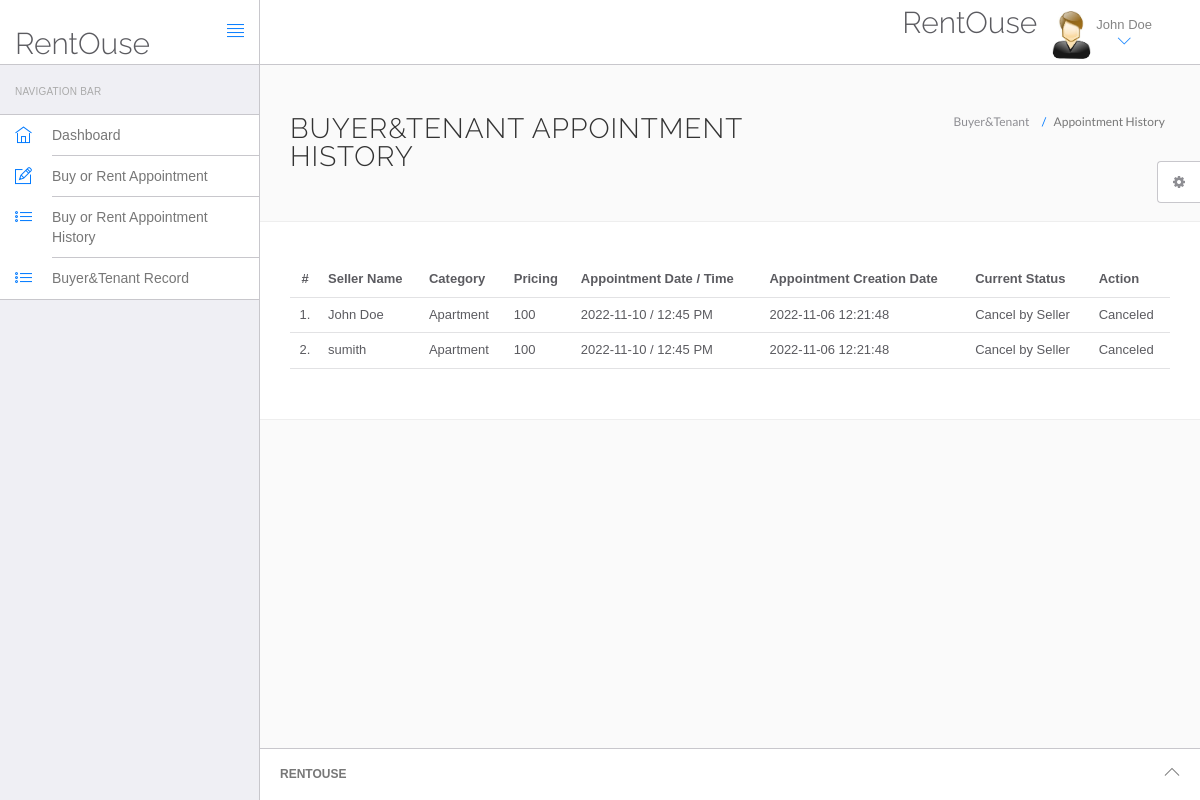
Page /house/hms/appointment-history.php (signed in) on the committed database.
### tables this page shows
CREATE TABLE `tenants` (
  `id` int(11) NOT NULL,
  `fullName` varchar(255) DEFAULT NULL,
  `address` longtext DEFAULT NULL,
  `city` varchar(255) DEFAULT NULL,
  `gender` varchar(255) DEFAULT NULL,
  `email` varchar(255) DEFAULT NULL,
  `password` varchar(255) DEFAULT NULL,
  `regDate` timestamp NULL DEFAULT current_timestamp(),
  `updationDate` timestamp NULL DEFAULT NULL ON UPDATE current_timestamp()
);

CREATE TABLE `house_appointment` (
  `id` int(11) NOT NULL,
  `sellerCategory` varchar(255) DEFAULT NULL,
  `sellerId` int(11) DEFAULT NULL,
  `buyerId` int(11) DEFAULT NULL,
  `bookingFees` int(11) DEFAULT NULL,
  `appointmentDate` varchar(255) DEFAULT NULL,
  `appointmentTime` varchar(255) DEFAULT NULL,
  `postingDate` timestamp NULL DEFAULT current_timestamp(),
  `buyerStatus` int(11) DEFAULT NULL,
  `sellerStatus` int(11) DEFAULT NULL,
  `updationDate` timestamp NULL DEFAULT NULL ON UPDATE current_timestamp()
);

CREATE TABLE `sellers` (
  `id` int(11) NOT NULL,
  `category` varchar(255) DEFAULT NULL,
  `sellerName` varchar(255) DEFAULT NULL,
  `address` longtext DEFAULT NULL,
  `rentalFees` varchar(255) DEFAULT NULL,
  `contactno` bigint(11) DEFAULT NULL,
  `sellerEmail` varchar(255) DEFAULT NULL,
  `password` varchar(255) DEFAULT NULL,
  `creationDate` timestamp NULL DEFAULT current_timestamp(),
  `updationDate` timestamp NULL DEFAULT NULL ON UPDATE current_timestamp()
);

### house/hms/appointment-history.php (the view, shortened to what this page needs)
<?php
include('include/config.php');
if(strlen($_SESSION['id']==0)) {
 header('location:logout.php');
  } else{
?>
<!DOCTYPE html>
<html lang="en">
	<head>
		<link rel="stylesheet" href="vendor/bootstrap/css/bootstrap.min.css">
		<link rel="stylesheet" href="vendor/fontawesome/css/font-awesome.min.css">
		<link rel="stylesheet" href="vendor/themify-icons/themify-icons.min.css">
		<link href="vendor/animate.css/animate.min.css" rel="stylesheet" media="screen">
		<link href="vendor/perfect-scrollbar/perfect-scrollbar.min.css" rel="stylesheet" media="screen">
		<link href="vendor/switchery/switchery.min.css" rel="stylesheet" media="screen">
		<link href="vendor/bootstrap-touchspin/jquery.bootstrap-touchspin.min.css" rel="stylesheet" media="screen">
		<link href="vendor/select2/select2.min.css" rel="stylesheet" media="screen">
		<link href="vendor/bootstrap-datepicker/bootstrap-datepicker3.standalone.min.css" rel="stylesheet" media="screen">
		<link href="vendor/bootstrap-timepicker/bootstrap-timepicker.min.css" rel="stylesheet" media="screen">
		<link rel="stylesheet" href="assets/css/styles.css">
		<link rel="stylesheet" href="assets/css/plugins.css">
		<link rel="stylesheet" href="assets/css/themes/theme-1.css" id="skin_color" />
	</head>
	<body>
		<div id="app">
<?php include('include/sidebar.php');?>
			<div class="app-content">
					<?php include('include/header.php');?>
				<div class="main-content" >
					<div class="wrap-content container" id="container">
						<section id="page-title">
							<div class="row">
								<div class="col-sm-8">
									<h1 class="mainTitle">Buyer&Tenant Appointment History</h1>
																	</div>
								<ol class="breadcrumb">
									<li>
										<span>Buyer&Tenant </span>
									</li>
									<li class="active">
										<span>Appointment History</span>
									</li>
								</ol>
							</div>
						</section>
						<div class="container-fluid container-fullw bg-white">
									<div class="row">
								<div class="col-md-12">
									<table class="table table-hover" id="sample-table-1">
										<thead>
											<tr>
												<th class="center">#</th>
												<th class="hidden-xs">Seller Name</th>
												<th>Category</th>
												<th>Pricing</th>
												<th>Appointment Date / Time </th>
												<th>Appointment Creation Date  </th>
												<th>Current Status</th>
												<th>Action</th>
											</tr>
										</thead>
										<tbody>
<?php
$sql=mysqli_query($con,"select sellers.sellerName as selname,house_appointment.*  from house_appointment join sellers on sellers.id=house_appointment.sellerId where house_appointment.buyerId='".$_SESSION['id']."'");
$cnt=1;
while($row=mysqli_fetch_array($sql))
{
?>
											<tr>
												<td class="center"><?php echo $cnt;?>.</td>
												<td class="hidden-xs"><?php echo $row['selname'];?></td>
												<td><?php echo $row['sellerCategory'];?></td>
												<td><?php echo $row['bookingFees'];?></td>
												<td><?php echo $row['appointmentDate'];?> / <?php echo
												 $row['appointmentTime'];?>
												</td>
												<td><?php echo $row['postingDate'];?></td>
												<td>
<?php if(($row['buyerStatus']==1) && ($row['sellerStatus']==1))
if(($row['buyerStatus']==1) && ($row['sellerStatus']==0))
{
	echo "Cancel by Seller";
}
												?></td>
												<td >
												<div class="visible-md visible-lg hidden-sm hidden-xs">
							<?php if(($row['buyerStatus']==1) && ($row['sellerStatus']==1))
{ ?>
	<a href="appointment-history.php?id=<?php echo $row['id']?>&cancel=update" onClick="return confirm('Are you sure you want to cancel this appointment ?')"class="btn btn-transparent btn-xs tooltips" title="Cancel Appointment" tooltip-placement="top" tooltip="Remove">Cancel</a>
	<?php } else {
		echo "Canceled";
		} ?>
												</div>
												</td>
											</tr>
											<?php
$cnt=$cnt+1;
											 }?>
										</tbody>
									</table>
								</div>
							</div>
								</div>
					</div>
				</div>
			</div>
	<?php include('include/footer.php');?>
	<?php include('include/setting.php');?>
		</div>
	</body>
</html>
<?php } ?>

### house/hms/include/sidebar.php
<div class="sidebar app-aside" id="sidebar">
				<div class="sidebar-container perfect-scrollbar">
<nav>
						<div class="navbar-title">
							<span>Navigation Bar</span>
						</div>
						<ul class="main-navigation-menu">
							<li>
								<a href="dashboard.php">
									<div class="item-content">
										<div class="item-media">
											<i class="ti-home"></i>
										</div>
										<div class="item-inner">
											<span class="title"> Dashboard </span>
										</div>
									</div>
								</a>
							</li>
							<li>
								<a href="book-appointment.php">
									<div class="item-content">
										<div class="item-media">
											<i class="ti-pencil-alt"></i>
										</div>
										<div class="item-inner">
											<span class="title"> Buy or Rent Appointment </span>
										</div>
									</div>
								</a>
							</li>
							<li>
								<a href="appointment-history.php">
									<div class="item-content">
										<div class="item-media">
											<i class="ti-list"></i>
										</div>
										<div class="item-inner">
											<span class="title"> Buy or Rent Appointment History </span>
										</div>
									</div>
								</a>
							</li>
<li>
								<a href="manage-medhistory.php">
									<div class="item-content">
										<div class="item-media">
											<i class="ti-list"></i>
										</div>
										<div class="item-inner">
											<span class="title"> Buyer&Tenant Record </span>
										</div>
									</div>
								</a>
							</li>
						</ul>
					</nav>
					</div>
			</div>

### house/hms/include/header.php (shortened to what this page needs)
<header class="navbar navbar-default navbar-static-top">
					<div class="navbar-header">
						<a class="navbar-brand" href="#">
							<h2 style="padding-top:20% ">RentOuse</h2>
						</a>
						<a href="#" class="sidebar-toggler pull-right visible-md visible-lg" data-toggle-class="app-sidebar-closed" data-toggle-target="#app">
							<i class="ti-align-justify"></i>
						</a>
					</div>
					<div class="navbar-collapse collapse">
						<ul class="nav navbar-right">
								<li  style="padding-top:2% ">
								<h2>RentOuse</h2>
							</li>
							<li class="dropdown current-user">
								<a href class="dropdown-toggle" data-toggle="dropdown">
									<img src="assets/images/images.jpg"> <span class="username">
									<?php $query=mysqli_query($con,"select fullName from tenants where id='".$_SESSION['id']."'");
while($row=mysqli_fetch_array($query))
{
	echo $row['fullName'];
}
									?> <i class="ti-angle-down"></i></i></span>
								</a>
							</li>
						</ul>
					</div>
				</header>

### house/hms/include/footer.php
<footer>
				<div class="footer-inner">
					<div class="pull-left">
			<span class="text-bold text-uppercase"> RentOuse</span>
					</div>
					<div class="pull-right">
						<span class="go-top"><i class="ti-angle-up"></i></span>
					</div>
				</div>
			</footer>

### house/hms/include/setting.php (shortened to what this page needs)
<div class="settings panel panel-default hidden-xs hidden-sm" id="settings">
				<button ct-toggle="toggle" data-toggle-class="active" data-toggle-target="#settings" class="btn btn-default">
					<i class="fa fa-spin fa-gear"></i>
				</button>
			</div>

### house/hms/assets/css/plugins.css (style rules this page uses)
.perfect-scrollbar { overflow-y: hidden !important; }

### house/hms/assets/css/themes/theme-1.css (style rules this page uses)
body { background: #FAFAFA; }
header .navbar-header { background: #ffffff !important; border-right-color: #c8c7cc !important; border-bottom-color: #c8c7cc !important; }
header .navbar-header .sidebar-toggler, header .navbar-header .sidebar-mobile-toggler { color: #007aff !important; }
header .navbar-header .navbar-brand { color: #777 !important; }
header .navbar-collapse { background: #ffffff !important; border-bottom-color: #c8c7cc !important; box-shadow: none !important; }
header .navbar-collapse .navbar-right > li > a { color: #777; }
header .navbar-collapse .navbar-right > li > a i { color: #007aff !important; }
#sidebar { background: #EFEFF4 !important; }
#sidebar:before { border-right-width: "1px" !important; border-right-style: solid; border-right-color: #c8c7cc !important; }
#sidebar nav { border-right-width: "1px" !important; border-right-style: solid; border-right-color: #c8c7cc !important; }
#sidebar nav .navbar-title { color: #aaaaaa; }
#sidebar nav > ul { background: #ffffff !important; border-bottom-color: #c8c7cc !important; border-top-color: #c8c7cc !important; }
#sidebar nav > ul > li > a .item-media > i { color: #007aff !important; }
#sidebar nav > ul > li > a .item-inner { color: #777 !important; border-bottom-color: #c8c7cc; }
#app > footer { background: #ffffff !important; border-top-color: #c8c7cc !important; color: #777; }

### rows in the picture
tenants: fullName "John Doe"
house_appointment: sellers.sellerName "John Doe", sellerCategory "Apartment", bookingFees "100", appointmentDate "2022-11-10", appointmentTime "12:45 PM", postingDate "2022-11-06 12:21:48", buyerStatus "Cancel by Seller", sellers.sellerName "sumith"
